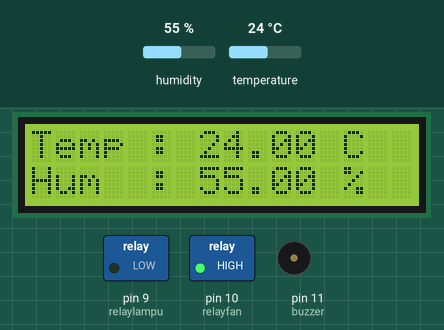
Recording of a sketch running on a simulated Arduino Uno, built with avr-gcc and run on an emulated ATmega328P. On the bench: 16×2 character LCD, switched loads named in the sketch (green lamp = pin HIGH), buzzer (waves = sounding, pin HIGH). Inputs (shaded band) come from the test bench; at power-on: temperature 24 °C, humidity 55 %. What the sketch prints to the serial monitor is not drawn.

Above: at 1.2 s.
1.3 s: temperature set to 26.4 °C
At 3.96 s:
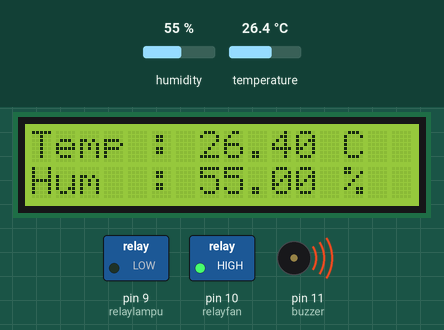
5.8 s: temperature set to 27.8 °C
At 8.3 s:
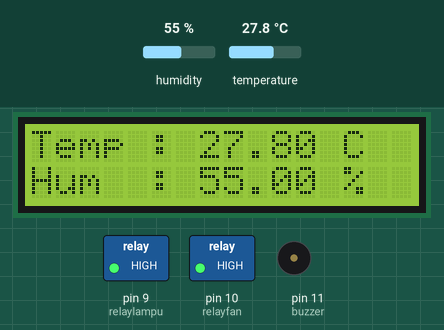
10.3 s: temperature set to 28.9 °C
At 12.4 s:
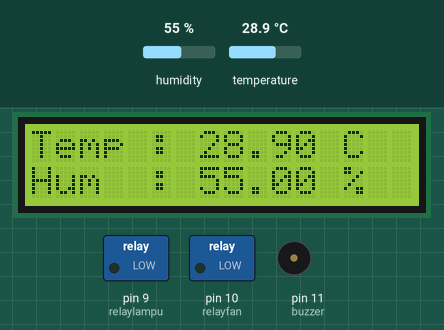
14.8 s: humidity set to 22 %
At 16.5 s:
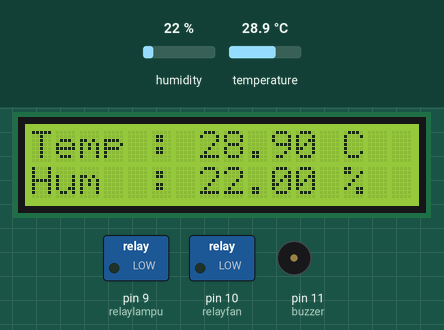
19.3 s: humidity set to 40 %
At 20.6 s:
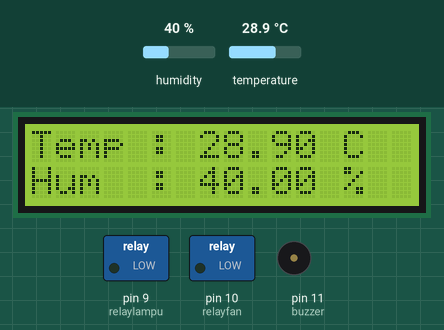
Timing chart, 0 to 22.3 s (numbered marks = the images above; inputs shaded):
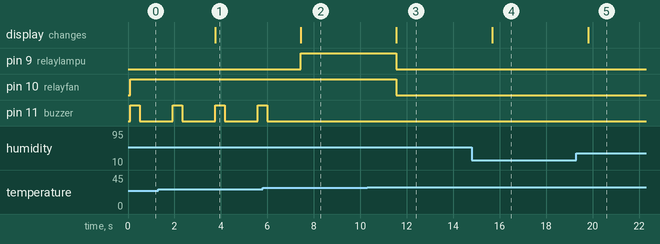

The sketch:

Duck_Hatching_Monitoring.ino
```cpp
#include <DHT.h>
#include <Wire.h> // Library komunikasi I2C
#include <LiquidCrystal_I2C.h> // Library modul I2C LCD

LiquidCrystal_I2C lcd = LiquidCrystal_I2C(0x27, 16, 2);

#define DHTPIN 7
#define DHTTYPE DHT22   // DHT 11
DHT dht(DHTPIN, DHTTYPE);
const int relaylampu = 9;
const int relayfan = 10;
const int buzzer = 11;


void setup() {
  Serial.begin(9600);
  pinMode(relaylampu, OUTPUT);
  pinMode(relayfan, OUTPUT);
  pinMode(buzzer, OUTPUT);
  dht.begin();
    // inisialisasi LCD:
  lcd.init();
  lcd.backlight();
  lcd.clear();
}

void loop() {
  float h = dht.readHumidity();
  //Pembacaan untuk data kelembapan
  float t = dht.readTemperature();
  //Pembacaan dalam format celcius (c)

  if (isnan(h) || isnan(t)) {
    Serial.println("Suhu Tidak Terbaca");
    return;
  }
  Serial.print(t);
  Serial.print("°C-");
  Serial.print(h);
  Serial.print(" %-");

  lcd.setCursor(0,0);
  lcd.print("Temp : ");
  lcd.print(t);
  lcd.print(" C");

  lcd.setCursor(0,1);
  lcd.print("Hum  : ");
  lcd.print(h);
  lcd.print(" %");

       if((t>=27) && (t<=28)){
      Serial.print("Normal-");
      Serial.print("Switch OFF");
        digitalWrite(relaylampu, HIGH);
        digitalWrite(relayfan, HIGH);
      }
      else if(t<27){
      Serial.print("Low-");
      Serial.print("Switch OFF");
      digitalWrite(relaylampu, LOW);
      digitalWrite(relayfan, HIGH);
      dering_pendek();

      }
      else if(t>28){
      Serial.print("Hot-");
      Serial.print("Switch ON");
        digitalWrite(relaylampu, LOW);
        digitalWrite(relayfan, LOW);
      }
  Serial.println();

 delay(1000);
}

void dering_pendek(){
digitalWrite(buzzer, HIGH);
delay(400);
digitalWrite(buzzer, LOW);
delay(400);
}
```

Measured:
- the behaviour switches between 26.9 and 27 °C on temperature (found by bisection; images 1 and 2)
- the behaviour switches between 28 and 28.1 °C on temperature (found by bisection; images 2 and 3)
- after the input at 1.3 s, the display: changes after 2.5 s (image 1)
- after the input at 5.8 s, pin 9 (relaylampu): LOW → HIGH after 1.6 s; pin 11 (buzzer): goes on until 6.0 s, then stays LOW; the display: changes after 1.6 s (image 2)
- after the input at 10.3 s, pin 9 (relaylampu), pin 10 (relayfan): HIGH → LOW after 1.3 s; the display: changes after 1.3 s (image 3)
- after the input at 14.8 s, the display: changes after 0.88 s (image 4)
- after the input at 19.3 s, the display: changes after 0.51 s (image 5)
- by itself, pin 11 (buzzer): alternates HIGH for 0.40 s and LOW for 1.4 s
